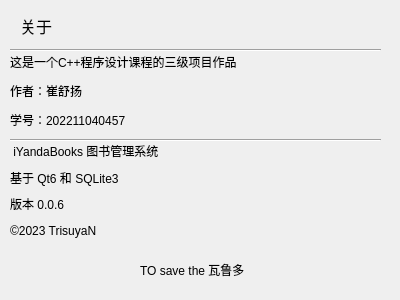
<?xml version="1.0" encoding="UTF-8"?>
<ui version="4.0">
 <class>About</class>
 <widget class="QDialog" name="About">
  <property name="geometry">
   <rect>
    <x>0</x>
    <y>0</y>
    <width>400</width>
    <height>300</height>
   </rect>
  </property>
  <property name="minimumSize">
   <size>
    <width>400</width>
    <height>300</height>
   </size>
  </property>
  <property name="maximumSize">
   <size>
    <width>400</width>
    <height>300</height>
   </size>
  </property>
  <property name="windowTitle">
   <string>关于 iYandaBooks</string>
  </property>
  <property name="windowIcon">
   <iconset resource="src/src.qrc">
    <normaloff>:/icon/icons/icons8-books-96.png</normaloff>:/icon/icons/icons8-books-96.png</iconset>
  </property>
  <widget class="QLabel" name="label">
   <property name="geometry">
    <rect>
     <x>20</x>
     <y>10</y>
     <width>201</width>
     <height>31</height>
    </rect>
   </property>
   <property name="font">
    <font>
     <family>Microsoft YaHei</family>
     <pointsize>12</pointsize>
    </font>
   </property>
   <property name="text">
    <string>关于</string>
   </property>
  </widget>
  <widget class="Line" name="line">
   <property name="geometry">
    <rect>
     <x>10</x>
     <y>40</y>
     <width>371</width>
     <height>20</height>
    </rect>
   </property>
   <property name="orientation">
    <enum>Qt::Horizontal</enum>
   </property>
  </widget>
  <widget class="QWidget" name="widget" native="true">
   <property name="geometry">
    <rect>
     <x>10</x>
     <y>140</y>
     <width>221</width>
     <height>101</height>
    </rect>
   </property>
   <layout class="QVBoxLayout" name="verticalLayout">
    <item>
     <widget class="QLabel" name="label_2">
      <property name="text">
       <string> iYandaBooks 图书管理系统</string>
      </property>
     </widget>
    </item>
    <item>
     <widget class="QLabel" name="label_3">
      <property name="text">
       <string>基于 Qt6 和 SQLite3</string>
      </property>
     </widget>
    </item>
    <item>
     <widget class="QLabel" name="label_5">
      <property name="text">
       <string>版本 0.0.6</string>
      </property>
     </widget>
    </item>
    <item>
     <widget class="QLabel" name="label_4">
      <property name="text">
       <string>©2023 TrisuyaN</string>
      </property>
     </widget>
    </item>
   </layout>
  </widget>
  <widget class="QWidget" name="widget_2" native="true">
   <property name="geometry">
    <rect>
     <x>10</x>
     <y>50</y>
     <width>384</width>
     <height>81</height>
    </rect>
   </property>
   <layout class="QVBoxLayout" name="verticalLayout_2">
    <item>
     <widget class="QLabel" name="label_6">
      <property name="text">
       <string>这是一个C++程序设计课程的三级项目作品</string>
      </property>
     </widget>
    </item>
    <item>
     <widget class="QLabel" name="label_7">
      <property name="text">
       <string>作者：崔舒扬</string>
      </property>
     </widget>
    </item>
    <item>
     <widget class="QLabel" name="label_8">
      <property name="text">
       <string>学号：202211040457</string>
      </property>
     </widget>
    </item>
   </layout>
  </widget>
  <widget class="Line" name="line_2">
   <property name="geometry">
    <rect>
     <x>10</x>
     <y>130</y>
     <width>371</width>
     <height>20</height>
    </rect>
   </property>
   <property name="orientation">
    <enum>Qt::Horizontal</enum>
   </property>
  </widget>
  <widget class="QLabel" name="label_9">
   <property name="geometry">
    <rect>
     <x>260</x>
     <y>140</y>
     <width>101</width>
     <height>91</height>
    </rect>
   </property>
   <property name="autoFillBackground">
    <bool>false</bool>
   </property>
   <property name="text">
    <string/>
   </property>
   <property name="pixmap">
    <pixmap resource="src/src.qrc">:/pic/1.gif</pixmap>
   </property>
   <property name="alignment">
    <set>Qt::AlignBottom|Qt::AlignLeading|Qt::AlignLeft</set>
   </property>
  </widget>
  <widget class="QLabel" name="label_10">
   <property name="geometry">
    <rect>
     <x>140</x>
     <y>260</y>
     <width>141</width>
     <height>19</height>
    </rect>
   </property>
   <property name="text">
    <string>TO save the 瓦鲁多</string>
   </property>
  </widget>
 </widget>
 <resources>
  <include location="src/src.qrc"/>
 </resources>
 <connections/>
</ui>
